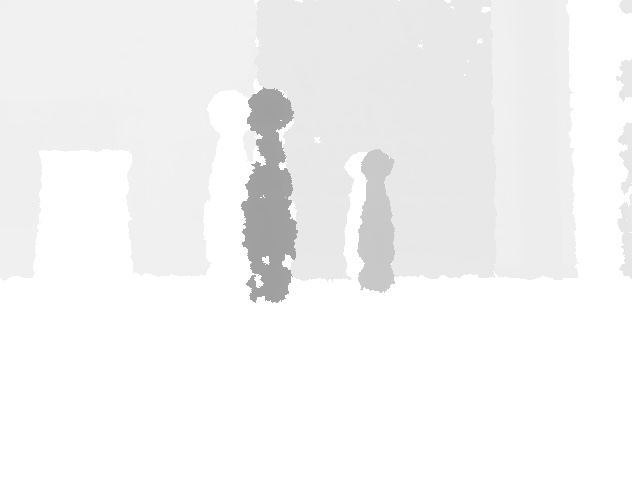
#> input picture notebooks/Kinect/depth.jpg, 640 x 480 px
$ jupyter execute --allow-errors 'Masking image by depth.ipynb'
#> lines starting #> are read from the running program, lines starting #| are printed output that depends on the picture; after the words box and inside, x2 and y2 are one past the last pixel; in counts of white or black regions, pixels touching at a corner belong together
# Read images

[cell 1]
import numpy as np
import cv2
import matplotlib.pyplot as plt

depth = cv2.imread('depth.jpg', cv2.IMREAD_GRAYSCALE)
#> depth is the input picture: shape (480, 640); min 154, max 255, mean 244.1
depth_with_pretty = cv2.imread('depth_with_pretty.jpg', cv2.IMREAD_GRAYSCALE)
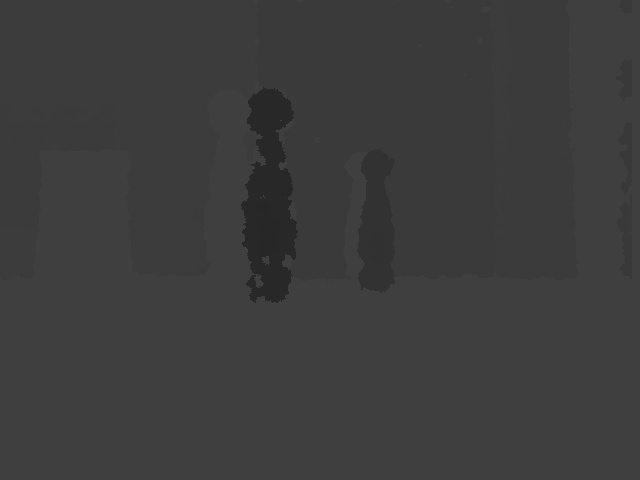
#> input picture notebooks/Kinect/depth_with_pretty.jpg, 640 x 480 px
#> depth_with_pretty is the input picture: shape (480, 640); min 33, max 70, mean 60.5
rgbImage = cv2.imread('rgb.jpg', cv2.IMREAD_COLOR)
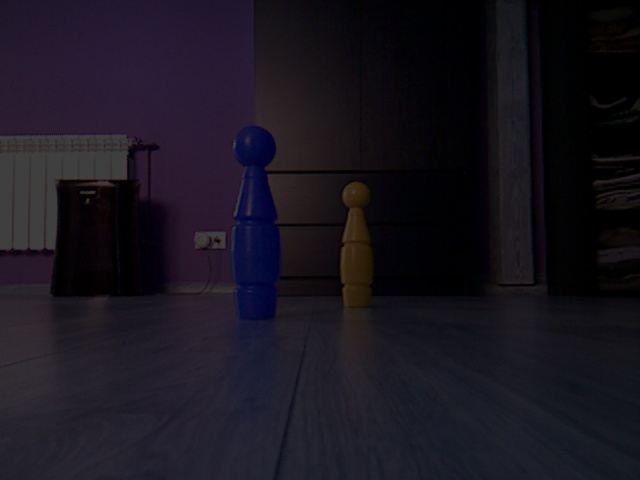
#> input picture notebooks/Kinect/rgb.jpg, 640 x 480 px
#> rgbImage is the input picture: shape (480, 640, 3); mean B, G, R 30.7, 21.1, 24.9

plt.figure(figsize=(10, 10), dpi=80)
plt.imshow(depth, cmap='gray');

[cell 2]
plt.figure(figsize=(10, 10), dpi=80)
plt.imshow(depth_with_pretty, cmap='gray');

[cell 3]
plt.figure(figsize=(10, 10), dpi=80)
plt.imshow(rgbImage);

# Blur images

[cell 4]
blured_depth = cv2.blur(depth, (5, 5))
plt.figure(figsize=(10, 10), dpi=80)
plt.imshow(blured_depth, cmap='gray')

# Masking rgb image

[cell 5]
def nothing(x):
    pass

[cell 6]
cv2.namedWindow("Depth")
cv2.namedWindow("Masked")

cv2.createTrackbar("d", "Depth", 0, 255, nothing)

while True:
    d = cv2.getTrackbarPos("d", "Depth")
    _, threshInv = cv2.threshold(depth, d, 255,cv2.THRESH_BINARY_INV)
#> threshInv: shape (480, 640); every value is 0
    masked_image = cv2.bitwise_and(rgbImage, rgbImage, mask=threshInv)
#> masked_image: shape (480, 640, 3); every value is 0
    cv2.imshow("Depth", threshInv)
    cv2.imshow("Masked", masked_image)
    key = cv2.waitKey(1)
#> (key Esc is pressed here)
    if key == 27:
        break
cv2.destroyAllWindows()

[cell 7]
example_depth = 202
_, threshInv = cv2.threshold(depth, example_depth, 255,cv2.THRESH_BINARY_INV)
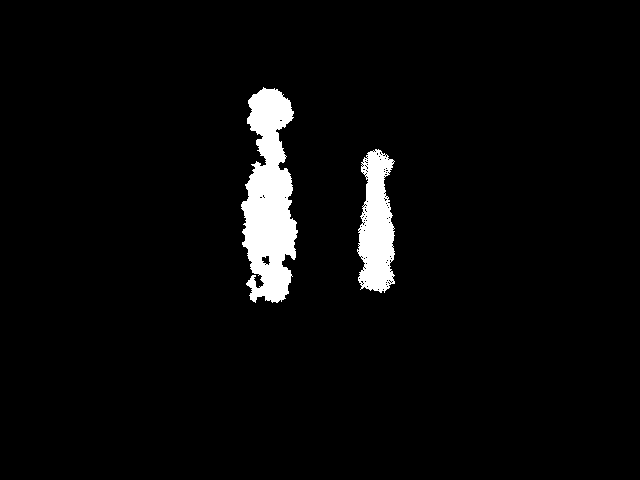
#> threshInv: shape (480, 640); 3.9% white; 2 white regions, box (x1, y1, x2, y2) and area: (241, 87, 298, 303) 8023, (357, 149, 395, 293) 3869
masked_image = cv2.bitwise_and(rgbImage, rgbImage, mask=threshInv)
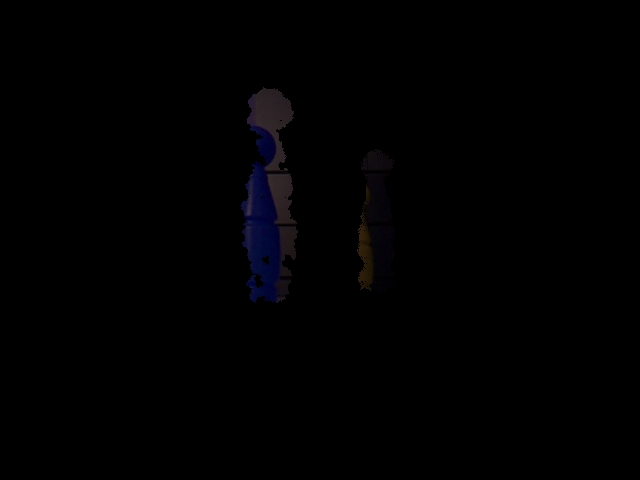
#> masked_image: shape (480, 640, 3); mean B, G, R 1.3, 0.6, 0.8

plt.figure(figsize=(10, 10), dpi=80)
plt.imshow(masked_image);
